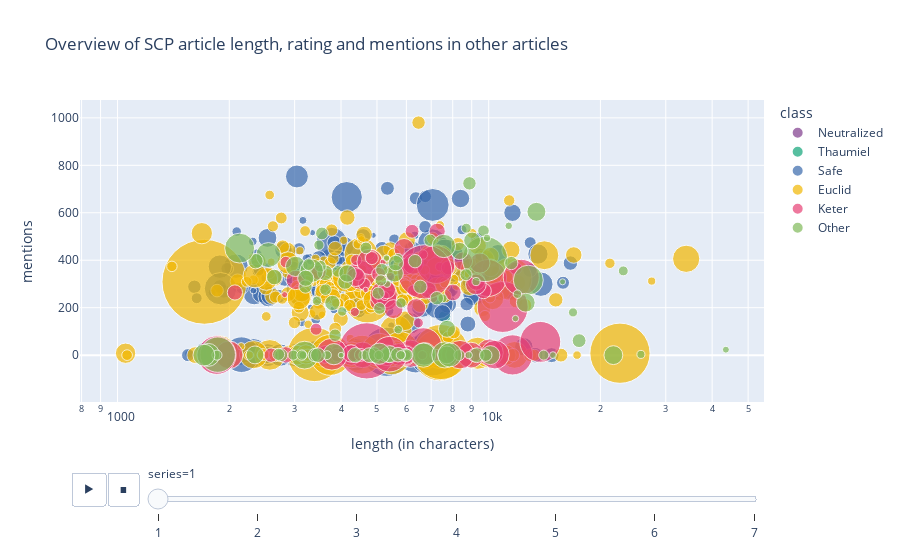

The notebook cell saved with this chart:
### Code cell
figure=px.scatter(
    ratings_df.dropna(subset=["rating"]),
    x="length",
    y="mentions",
    size="rating",
    color="class",
    color_discrete_sequence=px.colors.qualitative.Bold,
    hover_name="code",
    animation_frame="series",
    hover_data = {"series":False},
    log_x=True,
    size_max=60,
    title="Overview of SCP article length, rating and mentions in other articles",
    category_orders={"class": ["Neutralized", "Thaumiel", "Safe", "Euclid", "Keter", "Other"]}
)
figure.update_layout(xaxis_title="length (in characters)")
figure.show()

### Figure 1 — Plotly figure (JSON) as saved in the notebook; plotly's stock layout.template omitted (floating-point values rounded to 4 significant figures; data arrays with more than 128 entries replaced by an {"elided": "..."} marker saying what was removed)
{"data": [{"customdata": [[1], [1]], "hovertemplate": "<b>%{hovertext}</b><br><br>class=Neutralized<br>length=%{x}<br>mentions=%{y}<br>rating=%{marker.size}<extra></extra>", "hovertext": ["SCP-356", "SCP-407"], "legendgroup": "Neutralized", "marker": {"color": "rgb(127, 60, 141)", "size": [114, 529], "sizemode": "area", "sizeref": 2.129, "symbol": "circle"}, "mode": "markers", "name": "Neutralized", "orientation": "v", "showlegend": true, "type": "scatter", "x": [8560, 6998], "xaxis": "x", "y": [408, 289], "yaxis": "y"}, {"customdata": [[1]], "hovertemplate": "<b>%{hovertext}</b><br><br>class=Thaumiel<br>length=%{x}<br>mentions=%{y}<br>rating=%{marker.size}<extra></extra>", "hovertext": ["SCP-378"], "legendgroup": "Thaumiel", "marker": {"color": "rgb(17, 165, 121)", "size": [164], "sizemode": "area", "sizeref": 2.129, "symbol": "circle"}, "mode": "markers", "name": "Thaumiel", "orientation": "v", "showlegend": true, "type": "scatter", "x": [7606], "xaxis": "x", "y": [162], "yaxis": "y"}, {"customdata": {"elided": "379x1 int values"}, "hovertemplate": "<b>%{hovertext}</b><br><br>class=Safe<br>length=%{x}<br>mentions=%{y}<br>rating=%{marker.size}<extra></extra>", "hovertext": {"elided": "379 str values"}, "legendgroup": "Safe", "marker": {"color": "rgb(57, 105, 172)", "size": {"elided": "379 int values"}, "sizemode": "area", "sizeref": 2.129, "symbol": "circle"}, "mode": "markers", "name": "Safe", "orientation": "v", "showlegend": true, "type": "scatter", "x": {"elided": "379 int values"}, "xaxis": "x", "y": {"elided": "379 int values"}, "yaxis": "y"}, {"customdata": {"elided": "415x1 int values"}, "hovertemplate": "<b>%{hovertext}</b><br><br>class=Euclid<br>length=%{x}<br>mentions=%{y}<br>rating=%{marker.size}<extra></extra>", "hovertext": {"elided": "415 str values"}, "legendgroup": "Euclid", "marker": {"color": "rgb(242, 183, 1)", "size": {"elided": "415 int values"}, "sizemode": "area", "sizeref": 2.129, "symbol": "circle"}, "mode": "markers", "name": "Euclid", "orientation": "v", "showlegend": true, "type": "scatter", "x": {"elided": "415 int values"}, "xaxis": "x", "y": {"elided": "415 int values"}, "yaxis": "y"}, {"customdata": [[1], [1], [1], [1], [1], [1], [1], [1], [1], [1], [1], [1], [1], [1], [1], [1], [1], [1], [1], [1], [1], [1], [1], [1], [1], [1], [1], [1], [1], [1], [1], [1], [1], [1], [1], [1], [1], [1], [1], [1], [1], [1], [1], [1], [1], [1], [1], [1], [1], [1], [1], [1], [1], [1], [1], [1], [1], [1], [1], [1], [1], [1], [1], [1], [1], [1], [1], [1], [1], [1], [1], [1], [1], [1], [1], [1], [1], [1], [1], [1], [1], [1], [1], [1], [1], [1], [1], [1], [1], [1], [1], [1], [1], [1], [1]], "hovertemplate": "<b>%{hovertext}</b><br><br>class=Keter<br>length=%{x}<br>mentions=%{y}<br>rating=%{marker.size}<extra></extra>", "hovertext": ["SCP-016", "SCP-017", "SCP-019", "SCP-020", "SCP-029", "SCP-035", "SCP-047", "SCP-055", "SCP-058", "SCP-059", "SCP-060", "SCP-076", "SCP-090", "SCP-094", "SCP-106", "SCP-122", "SCP-129", "SCP-140", "SCP-149", "SCP-150", "SCP-165", "SCP-169", "SCP-204", "SCP-217", "SCP-233", "SCP-236", "SCP-239", "SCP-255", "SCP-259", "SCP-271", "SCP-274", "SCP-280", "SCP-293", "SCP-307", "SCP-319", "SCP-339", "SCP-352", "SCP-353", "SCP-354", "SCP-363", "SCP-370", "SCP-396", "SCP-409", "SCP-414", "SCP-435", "SCP-469", "SCP-496", "SCP-505", "SCP-510", "SCP-515", "SCP-532", "SCP-575", "SCP-579", "SCP-582", "SCP-589", "SCP-609", "SCP-610", "SCP-616", "SCP-631", "SCP-667", "SCP-673", "SCP-679", "SCP-682", "SCP-689", "SCP-718", "SCP-722", "SCP-734", "SCP-736", "SCP-738", "SCP-742", "SCP-743", "SCP-752", "SCP-770", "SCP-771", "SCP-775", "SCP-785", "SCP-804", "SCP-813", "SCP-835", "SCP-836", "SCP-858", "SCP-861", "SCP-870", "SCP-871", "SCP-902", "SCP-938", "SCP-939", "SCP-940", "SCP-947", "SCP-952", "SCP-953", "SCP-957", "SCP-968", "SCP-990", "SCP-1000"], "legendgroup": "Keter", "marker": {"color": "rgb(231, 63, 116)", "size": [701, 829, 483, 523, 433, 1720, 193, 3364, 792, 221, 450, 1472, 180, 286, 2762, 330, 82, 1455, 247, 265, 437, 891, 209, 781, 171, 134, 691, 171, 181, 89, 158, 203, 31, 85, 435, 143, 332, 303, 1378, 297, 434, 239, 401, 324, 455, 391, 41, 279, 152, 205, 39, 142, 273, 381, 69, 446, 1530, 370, 105, 98, 87, 153, 3134, 379, 216, 145, 156, 331, 782, 190, 341, 409, 139, 72, 67, 254, 712, 125, 873, 79, 135, 105, 466, 1080, 1579, 91, 867, 326, 226, 192, 501, 358, 173, 1341, 1778], "sizemode": "area", "sizeref": 2.129, "symbol": "circle"}, "mode": "markers", "name": "Keter", "orientation": "v", "showlegend": true, "type": "scatter", "x": [4569, 1997, 4997, 4009, 4261, 11595, 3396, 4693, 6155, 4998, 5979, 6666, 4378, 2838, 10908, 5054, 7385, 9959, 2071, 9678, 5325, 4523, 7785, 5214, 4336, 4396, 4778, 11830, 4844, 4357, 4625, 5050, 4663, 5246, 5916, 2841, 5312, 5998, 12238, 8006, 9467, 3480, 3022, 9254, 9235, 6380, 5195, 7265, 6275, 6217, 2820, 4441, 6867, 4385, 5438, 6250, 7204, 8536, 6465, 6649, 7082, 3427, 6725, 5541, 2593, 7198, 4952, 3626, 10063, 3902, 5020, 7921, 5349, 4656, 4540, 5056, 8952, 5371, 10395, 4853, 5353, 7888, 5317, 3780, 1851, 6628, 8372, 4258, 5972, 9156, 5725, 5987, 4523, 5410, 13773], "xaxis": "x", "y": [1, 1, 0, 8, 0, 1, 0, 18, 6, 0, 0, 37, 0, 1, 203, 225, 373, 325, 264, 271, 232, 338, 368, 255, 354, 401, 393, 366, 409, 182, 299, 341, 275, 249, 449, 392, 275, 374, 328, 264, 388, 349, 317, 310, 298, 198, 392, 522, 271, 522, 255, 339, 275, 329, 331, 384, 382, 396, 136, 424, 240, 109, 351, 194, 0, 0, 0, 3, 11, 1, 0, 1, 0, 0, 0, 0, 0, 0, 2, 1, 0, 0, 0, 4, 0, 0, 2, 7, 0, 0, 3, 0, 1, 4, 56], "yaxis": "y"}, {"customdata": [[1], [1], [1], [1], [1], [1], [1], [1], [1], [1], [1], [1], [1], [1], [1], [1], [1], [1], [1], [1], [1], [1], [1], [1], [1], [1], [1], [1], [1], [1], [1], [1], [1], [1], [1], [1], [1], [1], [1], [1], [1], [1], [1], [1], [1], [1], [1], [1], [1], [1], [1], [1], [1], [1], [1], [1], [1], [1], [1], [1], [1], [1], [1], [1], [1], [1], [1], [1], [1], [1], [1], [1], [1], [1], [1], [1], [1], [1], [1], [1], [1], [1], [1], [1], [1], [1], [1], [1], [1], [1], [1], [1], [1], [1], [1], [1], [1], [1], [1], [1], [1], [1], [1], [1], [1], [1], [1]], "hovertemplate": "<b>%{hovertext}</b><br><br>class=Other<br>length=%{x}<br>mentions=%{y}<br>rating=%{marker.size}<extra></extra>", "hovertext": ["SCP-039", "SCP-040", "SCP-048", "SCP-066", "SCP-086", "SCP-089", "SCP-091", "SCP-104", "SCP-109", "SCP-135", "SCP-139", "SCP-174", "SCP-179", "SCP-185", "SCP-192", "SCP-196", "SCP-199", "SCP-231", "SCP-238", "SCP-242", "SCP-252", "SCP-275", "SCP-286", "SCP-296", "SCP-299", "SCP-305", "SCP-306", "SCP-347", "SCP-351", "SCP-357", "SCP-400", "SCP-405", "SCP-411", "SCP-417", "SCP-418", "SCP-427", "SCP-429", "SCP-434", "SCP-444", "SCP-457", "SCP-465", "SCP-472", "SCP-491", "SCP-523", "SCP-527", "SCP-540", "SCP-541", "SCP-544", "SCP-566", "SCP-571", "SCP-573", "SCP-580", "SCP-586", "SCP-601", "SCP-606", "SCP-618", "SCP-619", "SCP-622", "SCP-625", "SCP-629", "SCP-633", "SCP-638", "SCP-643", "SCP-645", "SCP-654", "SCP-658", "SCP-659", "SCP-691", "SCP-696", "SCP-700", "SCP-711", "SCP-715", "SCP-720", "SCP-732", "SCP-748", "SCP-754", "SCP-755", "SCP-783", "SCP-801", "SCP-802", "SCP-803", "SCP-808", "SCP-809", "SCP-815", "SCP-818", "SCP-821", "SCP-824", "SCP-830", "SCP-834", "SCP-845", "SCP-868", "SCP-873", "SCP-877", "SCP-884", "SCP-897", "SCP-899", "SCP-900", "SCP-922", "SCP-928", "SCP-931", "SCP-942", "SCP-954", "SCP-956", "SCP-981", "SCP-982", "SCP-984", "SCP-985"], "legendgroup": "Other", "marker": {"color": "rgb(128, 186, 90)", "size": [69, 549, 1330, 826, 625, 730, 342, 96, 258, 239, 159, 191, 956, 143, 60, 246, 88, 2168, 39, 305, 329, 145, 187, 315, 165, 103, 144, 254, 105, 107, 383, 147, 439, 172, 147, 583, 153, 257, 234, 580, 144, 191, 154, 322, 659, 189, 46, 71, 95, 192, 252, 112, 954, 167, 192, 114, 278, 61, 80, 89, 60, 204, 52, 377, 78, 164, 137, 45, 310, 187, 482, 338, 108, 563, 380, 101, 178, 384, 26, 99, 84, 217, 112, 109, 236, 245, 157, 67, 181, 193, 242, 127, 309, 616, 231, 228, 50, 165, 93, 510, 111, 35, 484, 58, 232, 155, 89], "sizemode": "area", "sizeref": 2.129, "symbol": "circle"}, "mode": "markers", "name": "Other", "orientation": "v", "showlegend": true, "type": "scatter", "x": [25711, 6722, 1862, 3191, 6668, 7616, 2346, 3445, 3625, 4106, 5039, 6542, 12785, 3634, 5320, 3791, 7511, 9771, 15815, 9022, 5577, 3520, 11505, 8342, 6955, 5700, 9683, 5620, 23046, 8700, 13445, 4668, 3018, 3554, 5080, 3335, 3274, 2644, 2392, 7571, 3923, 7248, 8692, 4165, 2550, 3209, 5306, 9244, 4030, 6332, 2354, 3488, 2133, 5155, 8874, 5806, 3214, 11324, 5705, 16873, 9899, 17523, 43560, 12586, 11955, 3856, 5123, 11807, 7720, 5954, 3827, 7708, 14068, 1755, 21672, 5986, 5252, 10107, 5088, 4602, 3667, 5372, 2973, 1853, 9285, 4367, 6010, 3158, 2759, 3402, 4912, 8334, 5412, 7851, 4761, 5696, 14897, 9819, 5056, 1709, 3137, 4002, 5074, 8834, 3466, 2716, 5797], "xaxis": "x", "y": [3, 5, 2, 0, 0, 1, 1, 229, 347, 309, 261, 288, 316, 276, 301, 220, 239, 405, 309, 483, 345, 375, 388, 439, 484, 408, 524, 388, 355, 535, 604, 452, 374, 513, 197, 356, 382, 329, 399, 460, 353, 240, 339, 344, 422, 289, 409, 310, 184, 396, 396, 464, 451, 360, 724, 220, 324, 545, 108, 180, 494, 61, 23, 221, 257, 84, 315, 154, 111, 0, 4, 1, 0, 1, 0, 0, 0, 0, 0, 0, 0, 0, 0, 0, 0, 0, 0, 0, 0, 0, 0, 0, 4, 1, 0, 2, 0, 0, 0, 0, 0, 0, 6, 0, 0, 3, 0], "yaxis": "y"}], "layout": {"autosize": true, "legend": {"itemsizing": "constant", "title": {"text": "class"}, "tracegroupgap": 0}, "sliders": [{"active": 0, "currentvalue": {"prefix": "series="}, "len": 0.9, "pad": {"b": 10, "t": 60}, "steps": [{"args": [["1"], {"frame": {"duration": 0, "redraw": false}, "fromcurrent": true, "mode": "immediate", "transition": {"duration": 0, "easing": "linear"}}], "label": "1", "method": "animate"}, {"args": [["2"], {"frame": {"duration": 0, "redraw": false}, "fromcurrent": true, "mode": "immediate", "transition": {"duration": 0, "easing": "linear"}}], "label": "2", "method": "animate"}, {"args": [["3"], {"frame": {"duration": 0, "redraw": false}, "fromcurrent": true, "mode": "immediate", "transition": {"duration": 0, "easing": "linear"}}], "label": "3", "method": "animate"}, {"args": [["4"], {"frame": {"duration": 0, "redraw": false}, "fromcurrent": true, "mode": "immediate", "transition": {"duration": 0, "easing": "linear"}}], "label": "4", "method": "animate"}, {"args": [["5"], {"frame": {"duration": 0, "redraw": false}, "fromcurrent": true, "mode": "immediate", "transition": {"duration": 0, "easing": "linear"}}], "label": "5", "method": "animate"}, {"args": [["6"], {"frame": {"duration": 0, "redraw": false}, "fromcurrent": true, "mode": "immediate", "transition": {"duration": 0, "easing": "linear"}}], "label": "6", "method": "animate"}, {"args": [["7"], {"frame": {"duration": 0, "redraw": false}, "fromcurrent": true, "mode": "immediate", "transition": {"duration": 0, "easing": "linear"}}], "label": "7", "method": "animate"}], "x": 0.1, "xanchor": "left", "y": 0, "yanchor": "top"}], "title": {"text": "Overview of SCP article length, rating and mentions in other articles"}, "updatemenus": [{"buttons": [{"args": [null, {"frame": {"duration": 500, "redraw": false}, "fromcurrent": true, "mode": "immediate", "transition": {"duration": 500, "easing": "linear"}}], "label": "&#9654;", "method": "animate"}, {"args": [[null], {"frame": {"duration": 0, "redraw": false}, "fromcurrent": true, "mode": "immediate", "transition": {"duration": 0, "easing": "linear"}}], "label": "&#9724;", "method": "animate"}], "direction": "left", "pad": {"r": 10, "t": 70}, "showactive": false, "type": "buttons", "x": 0.1, "xanchor": "right", "y": 0, "yanchor": "top"}], "xaxis": {"anchor": "y", "autorange": true, "domain": [0, 1], "range": [2.906, 4.739], "title": {"text": "length (in characters)"}, "type": "log"}, "yaxis": {"anchor": "x", "autorange": true, "domain": [0, 1], "range": [-812.2, 1419.0], "title": {"text": "mentions"}, "type": "linear"}}}
